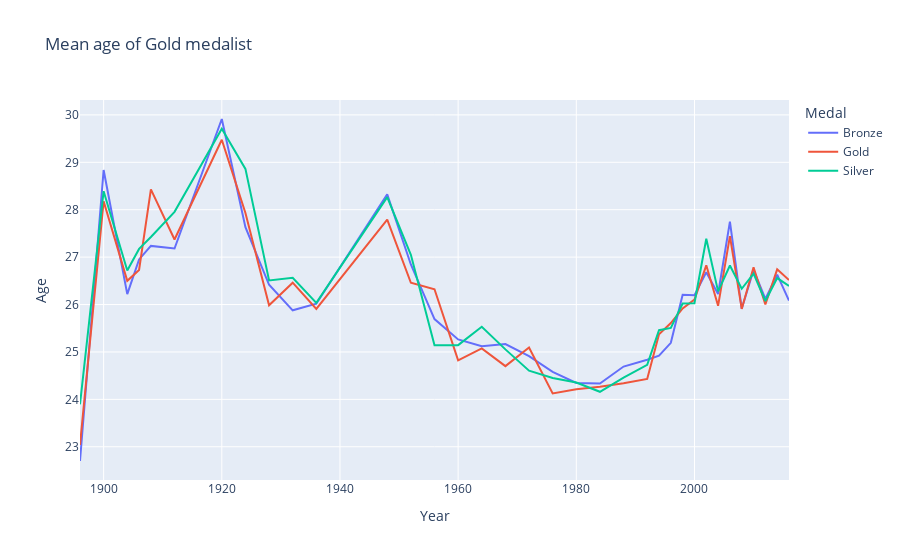

Notebook code cell kept with this figure:
### Code cell
import plotly.express as px
mean_age_medal = df[~df.Medal.isna()].groupby(['Year', 'Medal'])['Age'].mean().reset_index()
fig = px.line(mean_age_medal, x='Year', y='Age', color='Medal', title='Mean age of Gold medalist')
fig.update_layout(hovermode="x unified") # Median age of

### Figure 1 — Plotly figure (JSON) as saved in the notebook; plotly's stock layout.template omitted (floating-point values rounded to 4 significant figures)
{"data": [{"hovertemplate": "Medal=Bronze<br>Year=%{x}<br>Age=%{y}<extra></extra>", "legendgroup": "Bronze", "line": {"color": "#636efa", "dash": "solid"}, "marker": {"symbol": "circle"}, "mode": "lines", "name": "Bronze", "orientation": "v", "showlegend": true, "type": "scatter", "x": [1896, 1900, 1904, 1906, 1908, 1912, 1920, 1924, 1928, 1932, 1936, 1948, 1952, 1956, 1960, 1964, 1968, 1972, 1976, 1980, 1984, 1988, 1992, 1994, 1996, 1998, 2000, 2002, 2004, 2006, 2008, 2010, 2012, 2014, 2016], "xaxis": "x", "y": [22.7, 28.84, 26.22, 26.95, 27.24, 27.18, 29.91, 27.63, 26.42, 25.88, 26.02, 28.32, 26.84, 25.69, 25.26, 25.12, 25.17, 24.91, 24.58, 24.35, 24.34, 24.69, 24.84, 24.92, 25.19, 26.21, 26.2, 26.68, 26.22, 27.75, 25.91, 26.73, 26.12, 26.63, 26.08], "yaxis": "y"}, {"hovertemplate": "Medal=Gold<br>Year=%{x}<br>Age=%{y}<extra></extra>", "legendgroup": "Gold", "line": {"color": "#EF553B", "dash": "solid"}, "marker": {"symbol": "circle"}, "mode": "lines", "name": "Gold", "orientation": "v", "showlegend": true, "type": "scatter", "x": [1896, 1900, 1904, 1906, 1908, 1912, 1920, 1924, 1928, 1932, 1936, 1948, 1952, 1956, 1960, 1964, 1968, 1972, 1976, 1980, 1984, 1988, 1992, 1994, 1996, 1998, 2000, 2002, 2004, 2006, 2008, 2010, 2012, 2014, 2016], "xaxis": "x", "y": [23.04, 28.18, 26.5, 26.73, 28.43, 27.37, 29.48, 27.93, 25.99, 26.46, 25.91, 27.79, 26.46, 26.32, 24.82, 25.08, 24.7, 25.09, 24.13, 24.21, 24.27, 24.34, 24.43, 25.37, 25.61, 25.92, 26.1, 26.83, 25.97, 27.44, 25.91, 26.79, 26.0, 26.74, 26.52], "yaxis": "y"}, {"hovertemplate": "Medal=Silver<br>Year=%{x}<br>Age=%{y}<extra></extra>", "legendgroup": "Silver", "line": {"color": "#00cc96", "dash": "solid"}, "marker": {"symbol": "circle"}, "mode": "lines", "name": "Silver", "orientation": "v", "showlegend": true, "type": "scatter", "x": [1896, 1900, 1904, 1906, 1908, 1912, 1920, 1924, 1928, 1932, 1936, 1948, 1952, 1956, 1960, 1964, 1968, 1972, 1976, 1980, 1984, 1988, 1992, 1994, 1996, 1998, 2000, 2002, 2004, 2006, 2008, 2010, 2012, 2014, 2016], "xaxis": "x", "y": [23.9, 28.39, 26.72, 27.17, 27.42, 27.96, 29.71, 28.86, 26.51, 26.57, 26.03, 28.27, 27.05, 25.14, 25.14, 25.53, 25.05, 24.6, 24.45, 24.35, 24.16, 24.46, 24.73, 25.46, 25.51, 26.02, 26.03, 27.39, 26.28, 26.82, 26.33, 26.65, 26.07, 26.56, 26.39], "yaxis": "y"}], "layout": {"hovermode": "x unified", "legend": {"title": {"text": "Medal"}, "tracegroupgap": 0}, "title": {"text": "Mean age of Gold medalist"}, "xaxis": {"anchor": "y", "domain": [0, 1], "title": {"text": "Year"}}, "yaxis": {"anchor": "x", "domain": [0, 1], "title": {"text": "Age"}}}}
